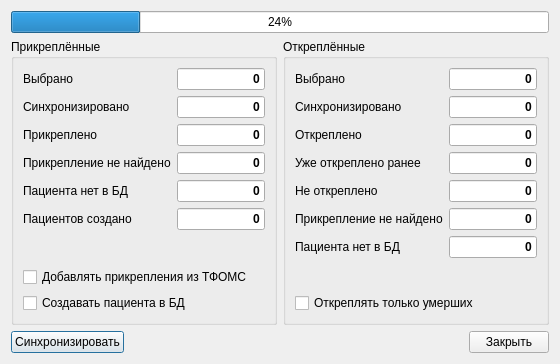
<?xml version="1.0" encoding="UTF-8"?>
<ui version="4.0">
 <class>ClientAttachSyncDialog</class>
 <widget class="QDialog" name="ClientAttachSyncDialog">
  <property name="geometry">
   <rect>
    <x>0</x>
    <y>0</y>
    <width>560</width>
    <height>364</height>
   </rect>
  </property>
  <property name="windowTitle">
   <string>Dialog</string>
  </property>
  <layout class="QGridLayout" name="gridLayout">
   <item row="0" column="0" colspan="2">
    <widget class="CProgressBar" name="progressBar">
     <property name="value">
      <number>24</number>
     </property>
    </widget>
   </item>
   <item row="1" column="1">
    <widget class="QGroupBox" name="grpDeattached">
     <property name="title">
      <string>Откреплённые</string>
     </property>
     <layout class="QGridLayout" name="gridLayout_5">
      <item row="0" column="0">
       <layout class="QGridLayout" name="gridLayout_4">
        <item row="3" column="0">
         <widget class="QLabel" name="lblAlreadyDeattachedD">
          <property name="text">
           <string>Уже откреплено ранее</string>
          </property>
          <property name="buddy">
           <cstring>edtAlreadyDeattachedD</cstring>
          </property>
         </widget>
        </item>
        <item row="5" column="0">
         <widget class="QLabel" name="lblNoAttachD">
          <property name="text">
           <string>Прикрепление не найдено</string>
          </property>
          <property name="buddy">
           <cstring>edtNoAttachD</cstring>
          </property>
         </widget>
        </item>
        <item row="4" column="0">
         <widget class="QLabel" name="lblNotDeattachedD">
          <property name="sizePolicy">
           <sizepolicy hsizetype="Preferred" vsizetype="Preferred">
            <horstretch>0</horstretch>
            <verstretch>0</verstretch>
           </sizepolicy>
          </property>
          <property name="text">
           <string>Не откреплено</string>
          </property>
          <property name="buddy">
           <cstring>edtNotDeattachedD</cstring>
          </property>
         </widget>
        </item>
        <item row="0" column="1">
         <widget class="QLineEdit" name="edtSelectedD">
          <property name="font">
           <font>
            <weight>75</weight>
            <bold>true</bold>
           </font>
          </property>
          <property name="text">
           <string>0</string>
          </property>
          <property name="alignment">
           <set>Qt::AlignRight|Qt::AlignTrailing|Qt::AlignVCenter</set>
          </property>
          <property name="readOnly">
           <bool>true</bool>
          </property>
         </widget>
        </item>
        <item row="0" column="0">
         <widget class="QLabel" name="lblSelectedD">
          <property name="text">
           <string>Выбрано</string>
          </property>
          <property name="buddy">
           <cstring>edtSelectedD</cstring>
          </property>
         </widget>
        </item>
        <item row="2" column="0">
         <widget class="QLabel" name="lblDeattachedD">
          <property name="text">
           <string>Откреплено</string>
          </property>
          <property name="buddy">
           <cstring>edtDeattachedD</cstring>
          </property>
         </widget>
        </item>
        <item row="1" column="0">
         <widget class="QLabel" name="lblSyncedD">
          <property name="text">
           <string>Синхронизировано</string>
          </property>
          <property name="buddy">
           <cstring>edtSyncedD</cstring>
          </property>
         </widget>
        </item>
        <item row="6" column="0">
         <widget class="QLabel" name="lblNotFoundD">
          <property name="text">
           <string>Пациента нет в БД</string>
          </property>
          <property name="buddy">
           <cstring>edtNotFoundD</cstring>
          </property>
         </widget>
        </item>
        <item row="1" column="1">
         <widget class="QLineEdit" name="edtSyncedD">
          <property name="font">
           <font>
            <weight>75</weight>
            <bold>true</bold>
           </font>
          </property>
          <property name="text">
           <string>0</string>
          </property>
          <property name="alignment">
           <set>Qt::AlignRight|Qt::AlignTrailing|Qt::AlignVCenter</set>
          </property>
          <property name="readOnly">
           <bool>true</bool>
          </property>
         </widget>
        </item>
        <item row="2" column="1">
         <widget class="QLineEdit" name="edtDeattachedD">
          <property name="font">
           <font>
            <weight>75</weight>
            <bold>true</bold>
           </font>
          </property>
          <property name="text">
           <string>0</string>
          </property>
          <property name="alignment">
           <set>Qt::AlignRight|Qt::AlignTrailing|Qt::AlignVCenter</set>
          </property>
          <property name="readOnly">
           <bool>true</bool>
          </property>
         </widget>
        </item>
        <item row="3" column="1">
         <widget class="QLineEdit" name="edtAlreadyDeattachedD">
          <property name="font">
           <font>
            <weight>75</weight>
            <bold>true</bold>
           </font>
          </property>
          <property name="text">
           <string>0</string>
          </property>
          <property name="alignment">
           <set>Qt::AlignRight|Qt::AlignTrailing|Qt::AlignVCenter</set>
          </property>
          <property name="readOnly">
           <bool>true</bool>
          </property>
         </widget>
        </item>
        <item row="4" column="1">
         <widget class="QLineEdit" name="edtNotDeattachedD">
          <property name="font">
           <font>
            <weight>75</weight>
            <bold>true</bold>
           </font>
          </property>
          <property name="text">
           <string>0</string>
          </property>
          <property name="alignment">
           <set>Qt::AlignRight|Qt::AlignTrailing|Qt::AlignVCenter</set>
          </property>
          <property name="readOnly">
           <bool>true</bool>
          </property>
         </widget>
        </item>
        <item row="5" column="1">
         <widget class="QLineEdit" name="edtNoAttachD">
          <property name="font">
           <font>
            <weight>75</weight>
            <bold>true</bold>
           </font>
          </property>
          <property name="text">
           <string>0</string>
          </property>
          <property name="alignment">
           <set>Qt::AlignRight|Qt::AlignTrailing|Qt::AlignVCenter</set>
          </property>
          <property name="readOnly">
           <bool>true</bool>
          </property>
         </widget>
        </item>
        <item row="6" column="1">
         <widget class="QLineEdit" name="edtNotFoundD">
          <property name="font">
           <font>
            <weight>75</weight>
            <bold>true</bold>
           </font>
          </property>
          <property name="text">
           <string>0</string>
          </property>
          <property name="alignment">
           <set>Qt::AlignRight|Qt::AlignTrailing|Qt::AlignVCenter</set>
          </property>
          <property name="readOnly">
           <bool>true</bool>
          </property>
         </widget>
        </item>
       </layout>
      </item>
      <item row="2" column="0">
       <widget class="QCheckBox" name="chkDeattachOnlyOnDeath">
        <property name="text">
         <string>Откреплять только умерших</string>
        </property>
       </widget>
      </item>
      <item row="1" column="0">
       <spacer name="verticalSpacer_2">
        <property name="orientation">
         <enum>Qt::Vertical</enum>
        </property>
        <property name="sizeHint" stdset="0">
         <size>
          <width>20</width>
          <height>40</height>
         </size>
        </property>
       </spacer>
      </item>
     </layout>
     <zorder>chkDeattachOnlyOnDeath</zorder>
     <zorder>verticalSpacer_2</zorder>
    </widget>
   </item>
   <item row="1" column="0">
    <widget class="QGroupBox" name="grpAttached">
     <property name="title">
      <string>Прикреплённые</string>
     </property>
     <layout class="QGridLayout" name="gridLayout_3">
      <item row="1" column="0">
       <spacer name="verticalSpacer">
        <property name="orientation">
         <enum>Qt::Vertical</enum>
        </property>
        <property name="sizeHint" stdset="0">
         <size>
          <width>20</width>
          <height>40</height>
         </size>
        </property>
       </spacer>
      </item>
      <item row="2" column="0">
       <widget class="QCheckBox" name="chkCreateClientAttach">
        <property name="text">
         <string>Добавлять прикрепления из ТФОМС</string>
        </property>
       </widget>
      </item>
      <item row="0" column="0">
       <layout class="QGridLayout" name="gridLayout_2">
        <item row="4" column="0">
         <widget class="QLabel" name="lblNotFoundA">
          <property name="text">
           <string>Пациента нет в БД</string>
          </property>
          <property name="buddy">
           <cstring>edtNotFoundA</cstring>
          </property>
         </widget>
        </item>
        <item row="2" column="1">
         <widget class="QLineEdit" name="edtAttachedA">
          <property name="font">
           <font>
            <weight>75</weight>
            <bold>true</bold>
           </font>
          </property>
          <property name="text">
           <string>0</string>
          </property>
          <property name="alignment">
           <set>Qt::AlignRight|Qt::AlignTrailing|Qt::AlignVCenter</set>
          </property>
          <property name="readOnly">
           <bool>true</bool>
          </property>
         </widget>
        </item>
        <item row="1" column="0">
         <widget class="QLabel" name="lblSyncedA">
          <property name="text">
           <string>Синхронизировано</string>
          </property>
          <property name="buddy">
           <cstring>edtSyncedA</cstring>
          </property>
         </widget>
        </item>
        <item row="1" column="1">
         <widget class="QLineEdit" name="edtSyncedA">
          <property name="font">
           <font>
            <weight>75</weight>
            <bold>true</bold>
           </font>
          </property>
          <property name="text">
           <string>0</string>
          </property>
          <property name="alignment">
           <set>Qt::AlignRight|Qt::AlignTrailing|Qt::AlignVCenter</set>
          </property>
          <property name="readOnly">
           <bool>true</bool>
          </property>
         </widget>
        </item>
        <item row="2" column="0">
         <widget class="QLabel" name="lblAttachedA">
          <property name="text">
           <string>Прикреплено</string>
          </property>
          <property name="buddy">
           <cstring>edtAttachedA</cstring>
          </property>
         </widget>
        </item>
        <item row="0" column="1">
         <widget class="QLineEdit" name="edtSelectedA">
          <property name="font">
           <font>
            <weight>75</weight>
            <bold>true</bold>
           </font>
          </property>
          <property name="text">
           <string>0</string>
          </property>
          <property name="alignment">
           <set>Qt::AlignRight|Qt::AlignTrailing|Qt::AlignVCenter</set>
          </property>
          <property name="readOnly">
           <bool>true</bool>
          </property>
         </widget>
        </item>
        <item row="0" column="0">
         <widget class="QLabel" name="lblSelectedA">
          <property name="text">
           <string>Выбрано</string>
          </property>
          <property name="buddy">
           <cstring>edtSelectedA</cstring>
          </property>
         </widget>
        </item>
        <item row="3" column="0">
         <widget class="QLabel" name="lblNoAttachA">
          <property name="text">
           <string>Прикрепление не найдено</string>
          </property>
          <property name="buddy">
           <cstring>edtNoAttachA</cstring>
          </property>
         </widget>
        </item>
        <item row="3" column="1">
         <widget class="QLineEdit" name="edtNoAttachA">
          <property name="font">
           <font>
            <weight>75</weight>
            <bold>true</bold>
           </font>
          </property>
          <property name="text">
           <string>0</string>
          </property>
          <property name="alignment">
           <set>Qt::AlignRight|Qt::AlignTrailing|Qt::AlignVCenter</set>
          </property>
          <property name="readOnly">
           <bool>true</bool>
          </property>
         </widget>
        </item>
        <item row="4" column="1">
         <widget class="QLineEdit" name="edtNotFoundA">
          <property name="font">
           <font>
            <weight>75</weight>
            <bold>true</bold>
           </font>
          </property>
          <property name="text">
           <string>0</string>
          </property>
          <property name="alignment">
           <set>Qt::AlignRight|Qt::AlignTrailing|Qt::AlignVCenter</set>
          </property>
          <property name="readOnly">
           <bool>true</bool>
          </property>
         </widget>
        </item>
        <item row="5" column="0">
         <widget class="QLabel" name="lblClientsCreatedA">
          <property name="text">
           <string>Пациентов создано</string>
          </property>
          <property name="buddy">
           <cstring>edtClientsCreatedA</cstring>
          </property>
         </widget>
        </item>
        <item row="5" column="1">
         <widget class="QLineEdit" name="edtClientsCreatedA">
          <property name="font">
           <font>
            <weight>75</weight>
            <bold>true</bold>
           </font>
          </property>
          <property name="text">
           <string>0</string>
          </property>
          <property name="alignment">
           <set>Qt::AlignRight|Qt::AlignTrailing|Qt::AlignVCenter</set>
          </property>
          <property name="readOnly">
           <bool>true</bool>
          </property>
         </widget>
        </item>
       </layout>
      </item>
      <item row="3" column="0">
       <widget class="QCheckBox" name="chkCreateClients">
        <property name="text">
         <string>Создавать пациента в БД</string>
        </property>
       </widget>
      </item>
     </layout>
    </widget>
   </item>
   <item row="2" column="0" colspan="2">
    <layout class="QHBoxLayout" name="horizontalLayout">
     <item>
      <widget class="QPushButton" name="btnSync">
       <property name="text">
        <string>Синхронизировать</string>
       </property>
      </widget>
     </item>
     <item>
      <spacer name="horizontalSpacer_2">
       <property name="orientation">
        <enum>Qt::Horizontal</enum>
       </property>
       <property name="sizeHint" stdset="0">
        <size>
         <width>40</width>
         <height>20</height>
        </size>
       </property>
      </spacer>
     </item>
     <item>
      <widget class="QPushButton" name="btnClose">
       <property name="text">
        <string>Закрыть</string>
       </property>
      </widget>
     </item>
    </layout>
   </item>
  </layout>
 </widget>
 <customwidgets>
  <customwidget>
   <class>CProgressBar</class>
   <extends>QProgressBar</extends>
   <header>library/ProgressBar.h</header>
  </customwidget>
 </customwidgets>
 <tabstops>
  <tabstop>edtSelectedA</tabstop>
  <tabstop>edtSyncedA</tabstop>
  <tabstop>edtAttachedA</tabstop>
  <tabstop>edtNoAttachA</tabstop>
  <tabstop>edtNotFoundA</tabstop>
  <tabstop>edtClientsCreatedA</tabstop>
  <tabstop>chkCreateClientAttach</tabstop>
  <tabstop>chkCreateClients</tabstop>
  <tabstop>edtSelectedD</tabstop>
  <tabstop>edtSyncedD</tabstop>
  <tabstop>edtDeattachedD</tabstop>
  <tabstop>edtAlreadyDeattachedD</tabstop>
  <tabstop>edtNotDeattachedD</tabstop>
  <tabstop>edtNoAttachD</tabstop>
  <tabstop>edtNotFoundD</tabstop>
  <tabstop>chkDeattachOnlyOnDeath</tabstop>
  <tabstop>btnSync</tabstop>
  <tabstop>btnClose</tabstop>
 </tabstops>
 <resources/>
 <connections/>
</ui>
